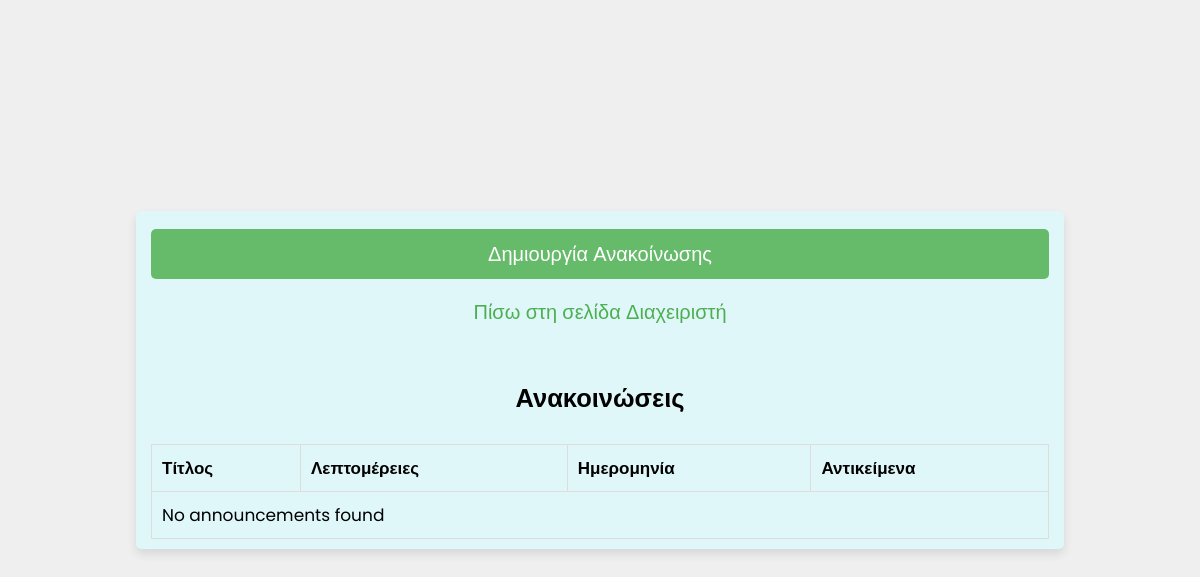
Page /announcements.php (signed in) on the earlier database version.
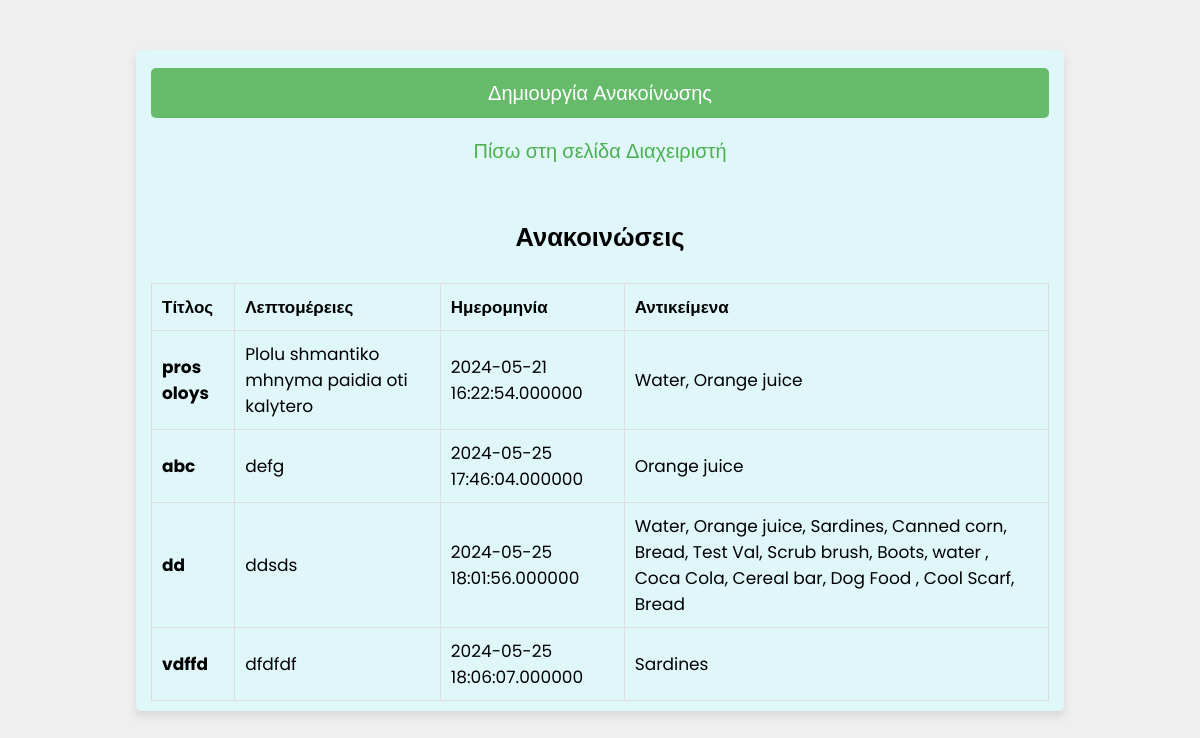
Same page on the later database version.
### tables this page shows
CREATE TABLE `announcements` (
  `id` int(255) NOT NULL,
  `title` varchar(255) NOT NULL,
  `details` text NOT NULL,
  `date` datetime(6) NOT NULL,
  `item_ids` varchar(255) NOT NULL
);

### announcements.php (the view, shortened to what this page needs)
<?php
@include 'config.php';
$items = [];
$item_result = $conn->query("SELECT id, name FROM items");
while ($item_row = $item_result->fetch_assoc()) {
    $items[$item_row['id']] = $item_row['name'];
}
?>
<!DOCTYPE html>
<html lang="el">
<head>
    <link rel="stylesheet" href="css/style.css">
</head>
<body>
    <div class="form-container">
        <form id="initialize_form" action="" method="post">
            <input type="button" id="j_button" class="form-btn" onclick="window.location.href = 'create_announcement.php'" value="Δημιουργία Ανακοίνωσης"><br>
            <p><a href="admin_page.php">Πίσω στη σελίδα Διαχειριστή</a></p>
            <br><br>
            <h2>Ανακοινώσεις</h2><br>
            <table class="table" id="announcementsTable">
                <thead>
                    <tr>
                        <th scope="col">Τίτλος</th>
                        <th scope="col">Λεπτομέρειες</th>
                        <th scope="col">Ημερομηνία</th>
                        <th scope="col">Αντικείμενα</th>
                    </tr>
                </thead>
                <tbody>
                    <?php
                    $result = $conn->query("SELECT * FROM announcements");
                    if ($result->num_rows > 0) {
                        while ($row = $result->fetch_assoc()) {
                            $item_ids = explode(',', $row['item_ids']);
                            $item_names = array_map(function($id) use ($items) {
                                return $items[$id];
                            }, $item_ids);
                            $item_names_str = implode(', ', $item_names);
                            echo '<tr>
                                <th scope="row">'.$row['title'].'</th>
                                <td>'.$row['details'].'</td>
                                <td>'.$row['date'].'</td>
                                <td>'.$item_names_str.'</td>
                            </tr>';
                        }
                    } else {
                        echo "<tr><td colspan='4'>No announcements found</td></tr>";
                    }
                    ?>
                </tbody>
            </table>
        </form>
    </div>
</body>
</html>

Differences in the rows shown:
added announcements: title "pros oloys", details "Plolu shmantiko mhnyma paidia oti kalytero", date "2024-05-21 16:22:54.000000", item_ids "Water, Orange juice"
added announcements: title "abc", details "defg", date "2024-05-25 17:46:04.000000", item_ids "Orange juice"
added announcements: title "dd", details "ddsds", date "2024-05-25 18:01:56.000000", item_ids "Water, Orange juice, Sardines, Canned corn, Bread, Test Val, Scrub brush, Boots, water , Coca Cola, Cereal bar, Dog Food , Cool Scarf, Bread"
added announcements: title "vdffd", details "dfdfdf", date "2024-05-25 18:06:07.000000", item_ids "Sardines"
Other differences:
text no longer shown: "No announcements found"
